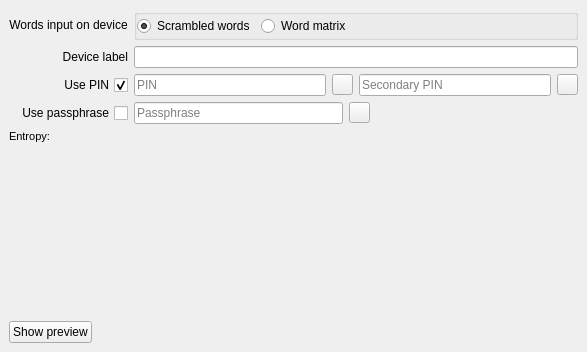
<?xml version="1.0" encoding="UTF-8"?>
<ui version="4.0">
 <class>WdgRecoverHw</class>
 <widget class="QWidget" name="WdgRecoverHw">
  <property name="geometry">
   <rect>
    <x>0</x>
    <y>0</y>
    <width>587</width>
    <height>352</height>
   </rect>
  </property>
  <property name="windowTitle">
   <string>Form</string>
  </property>
  <layout class="QVBoxLayout" name="verticalLayout_4">
   <property name="spacing">
    <number>6</number>
   </property>
   <property name="leftMargin">
    <number>0</number>
   </property>
   <property name="topMargin">
    <number>0</number>
   </property>
   <property name="rightMargin">
    <number>0</number>
   </property>
   <property name="bottomMargin">
    <number>0</number>
   </property>
   <item>
    <widget class="QStackedWidget" name="pages">
     <property name="currentIndex">
      <number>4</number>
     </property>
     <widget class="QWidget" name="page0">
      <layout class="QVBoxLayout" name="verticalLayout">
       <property name="spacing">
        <number>6</number>
       </property>
       <property name="leftMargin">
        <number>0</number>
       </property>
       <property name="topMargin">
        <number>0</number>
       </property>
       <property name="rightMargin">
        <number>0</number>
       </property>
       <property name="bottomMargin">
        <number>0</number>
       </property>
       <item>
        <widget class="QLabel" name="label_2">
         <property name="text">
          <string>&lt;b&gt;The source of the recovery seed&lt;/b&gt;</string>
         </property>
        </widget>
       </item>
       <item>
        <widget class="QGroupBox" name="gbSeedSource">
         <property name="title">
          <string/>
         </property>
         <property name="flat">
          <bool>false</bool>
         </property>
         <layout class="QVBoxLayout" name="verticalLayout_5">
          <property name="spacing">
           <number>8</number>
          </property>
          <property name="leftMargin">
           <number>6</number>
          </property>
          <property name="topMargin">
           <number>6</number>
          </property>
          <property name="rightMargin">
           <number>6</number>
          </property>
          <property name="bottomMargin">
           <number>6</number>
          </property>
          <item>
           <widget class="QRadioButton" name="rbSeedSourceHwScreen">
            <property name="text">
             <string>Recover from seed words using the hardware wallet screen (secure)</string>
            </property>
            <property name="checked">
             <bool>false</bool>
            </property>
           </widget>
          </item>
          <item>
           <widget class="QRadioButton" name="rbSeedSourceAppWords">
            <property name="text">
             <string>Recover from seed words using the app editor (convenient but insecure)</string>
            </property>
            <property name="checked">
             <bool>false</bool>
            </property>
           </widget>
          </item>
          <item>
           <widget class="QRadioButton" name="rbSeedSourceAppEntropy">
            <property name="text">
             <string>Recover from hexadecimal entropy (insecure)</string>
            </property>
           </widget>
          </item>
         </layout>
        </widget>
       </item>
       <item>
        <widget class="QLabel" name="lblActionTypeMessage">
         <property name="text">
          <string>...</string>
         </property>
         <property name="wordWrap">
          <bool>true</bool>
         </property>
        </widget>
       </item>
       <item>
        <spacer name="verticalSpacer_2">
         <property name="orientation">
          <enum>Qt::Vertical</enum>
         </property>
         <property name="sizeHint" stdset="0">
          <size>
           <width>20</width>
           <height>288</height>
          </size>
         </property>
        </spacer>
       </item>
      </layout>
     </widget>
     <widget class="QWidget" name="page1">
      <layout class="QVBoxLayout" name="verticalLayout_2">
       <property name="spacing">
        <number>6</number>
       </property>
       <property name="leftMargin">
        <number>0</number>
       </property>
       <property name="topMargin">
        <number>0</number>
       </property>
       <property name="rightMargin">
        <number>0</number>
       </property>
       <property name="bottomMargin">
        <number>0</number>
       </property>
       <item>
        <widget class="QLabel" name="label">
         <property name="text">
          <string>&lt;b&gt;The number of words for your recovery seed&lt;/b&gt;</string>
         </property>
        </widget>
       </item>
       <item>
        <widget class="QGroupBox" name="gbNumberOfMnemonicWords">
         <property name="title">
          <string/>
         </property>
         <layout class="QVBoxLayout" name="verticalLayout_8">
          <property name="spacing">
           <number>8</number>
          </property>
          <property name="leftMargin">
           <number>6</number>
          </property>
          <property name="topMargin">
           <number>6</number>
          </property>
          <property name="rightMargin">
           <number>6</number>
          </property>
          <property name="bottomMargin">
           <number>6</number>
          </property>
          <item>
           <widget class="QRadioButton" name="rbWordsCount24">
            <property name="text">
             <string>24</string>
            </property>
            <property name="checked">
             <bool>true</bool>
            </property>
           </widget>
          </item>
          <item>
           <widget class="QRadioButton" name="rbWordsCount18">
            <property name="text">
             <string>18</string>
            </property>
           </widget>
          </item>
          <item>
           <widget class="QRadioButton" name="rbWordsCount12">
            <property name="text">
             <string>12</string>
            </property>
           </widget>
          </item>
         </layout>
        </widget>
       </item>
       <item>
        <spacer name="verticalSpacer_3">
         <property name="orientation">
          <enum>Qt::Vertical</enum>
         </property>
         <property name="sizeHint" stdset="0">
          <size>
           <width>20</width>
           <height>310</height>
          </size>
         </property>
        </spacer>
       </item>
      </layout>
     </widget>
     <widget class="QWidget" name="page2">
      <layout class="QVBoxLayout" name="verticalLayout_6">
       <property name="spacing">
        <number>6</number>
       </property>
       <property name="leftMargin">
        <number>0</number>
       </property>
       <property name="topMargin">
        <number>0</number>
       </property>
       <property name="rightMargin">
        <number>0</number>
       </property>
       <property name="bottomMargin">
        <number>0</number>
       </property>
       <item>
        <widget class="QLabel" name="lblStep1HexEntropy">
         <property name="text">
          <string>&lt;b&gt;The hexadecimal entropy of the recovery seed&lt;/b&gt;</string>
         </property>
        </widget>
       </item>
       <item>
        <widget class="QLineEdit" name="edtHexEntropy">
         <property name="placeholderText">
          <string>32/24/16-byte hexadecimal string</string>
         </property>
        </widget>
       </item>
       <item>
        <spacer name="verticalSpacer_4">
         <property name="orientation">
          <enum>Qt::Vertical</enum>
         </property>
         <property name="sizeHint" stdset="0">
          <size>
           <width>20</width>
           <height>365</height>
          </size>
         </property>
        </spacer>
       </item>
      </layout>
     </widget>
     <widget class="QWidget" name="page3">
      <layout class="QVBoxLayout" name="verticalLayout_7">
       <property name="spacing">
        <number>6</number>
       </property>
       <property name="leftMargin">
        <number>0</number>
       </property>
       <property name="topMargin">
        <number>0</number>
       </property>
       <property name="rightMargin">
        <number>0</number>
       </property>
       <property name="bottomMargin">
        <number>0</number>
       </property>
       <item>
        <widget class="QLabel" name="lblStepWordListTitle">
         <property name="text">
          <string>&lt;b&gt;Enter the words of your recovery seed:&lt;/b&gt;</string>
         </property>
         <property name="wordWrap">
          <bool>true</bool>
         </property>
         <property name="openExternalLinks">
          <bool>true</bool>
         </property>
        </widget>
       </item>
      </layout>
     </widget>
     <widget class="QWidget" name="page4">
      <layout class="QVBoxLayout" name="verticalLayout_3">
       <item>
        <layout class="QGridLayout" name="gridLayout"/>
       </item>
       <item>
        <layout class="QGridLayout" name="gridLayout_2">
         <item row="2" column="1">
          <layout class="QHBoxLayout" name="horizontalLayout_3">
           <item>
            <widget class="QLineEdit" name="edtHwOptionsPIN">
             <property name="sizePolicy">
              <sizepolicy hsizetype="Expanding" vsizetype="Fixed">
               <horstretch>0</horstretch>
               <verstretch>0</verstretch>
              </sizepolicy>
             </property>
             <property name="layoutDirection">
              <enum>Qt::LeftToRight</enum>
             </property>
             <property name="echoMode">
              <enum>QLineEdit::Password</enum>
             </property>
             <property name="placeholderText">
              <string>PIN</string>
             </property>
            </widget>
           </item>
           <item>
            <widget class="QToolButton" name="btnShowPIN">
             <property name="sizePolicy">
              <sizepolicy hsizetype="Fixed" vsizetype="Fixed">
               <horstretch>0</horstretch>
               <verstretch>0</verstretch>
              </sizepolicy>
             </property>
             <property name="minimumSize">
              <size>
               <width>21</width>
               <height>21</height>
              </size>
             </property>
             <property name="maximumSize">
              <size>
               <width>21</width>
               <height>21</height>
              </size>
             </property>
             <property name="toolTip">
              <string>Show PIN</string>
             </property>
             <property name="text">
              <string/>
             </property>
            </widget>
           </item>
           <item>
            <widget class="QLineEdit" name="edtSecondaryPIN">
             <property name="toolTip">
              <string>&lt;html&gt;&lt;head/&gt;&lt;body&gt;&lt;p&gt;This PIN will be used to activate passphrase saved in your Ledger Nano S.&lt;/p&gt;&lt;/body&gt;&lt;/html&gt;</string>
             </property>
             <property name="echoMode">
              <enum>QLineEdit::Password</enum>
             </property>
             <property name="placeholderText">
              <string>Secondary PIN</string>
             </property>
            </widget>
           </item>
           <item>
            <widget class="QToolButton" name="btnShowSecondaryPIN">
             <property name="sizePolicy">
              <sizepolicy hsizetype="Fixed" vsizetype="Fixed">
               <horstretch>0</horstretch>
               <verstretch>0</verstretch>
              </sizepolicy>
             </property>
             <property name="minimumSize">
              <size>
               <width>21</width>
               <height>21</height>
              </size>
             </property>
             <property name="maximumSize">
              <size>
               <width>21</width>
               <height>21</height>
              </size>
             </property>
             <property name="toolTip">
              <string>Show secondary PIN</string>
             </property>
             <property name="text">
              <string/>
             </property>
            </widget>
           </item>
          </layout>
         </item>
         <item row="3" column="0">
          <widget class="QCheckBox" name="chbUsePassphrase">
           <property name="sizePolicy">
            <sizepolicy hsizetype="Minimum" vsizetype="Fixed">
             <horstretch>0</horstretch>
             <verstretch>0</verstretch>
            </sizepolicy>
           </property>
           <property name="whatsThis">
            <string>&lt;html&gt;&lt;head/&gt;&lt;body&gt;&lt;p&gt;Check the link attached &amp;lt;a href=&amp;quot;dash.org&amp;quot;&amp;gt;dash.org&amp;lt;/a&amp;gt;&lt;/p&gt;&lt;/body&gt;&lt;/html&gt;</string>
           </property>
           <property name="layoutDirection">
            <enum>Qt::RightToLeft</enum>
           </property>
           <property name="text">
            <string notr="true">Use passphrase</string>
           </property>
          </widget>
         </item>
         <item row="2" column="0">
          <widget class="QCheckBox" name="chbUsePIN">
           <property name="layoutDirection">
            <enum>Qt::RightToLeft</enum>
           </property>
           <property name="text">
            <string>Use PIN</string>
           </property>
           <property name="checked">
            <bool>true</bool>
           </property>
          </widget>
         </item>
         <item row="1" column="1">
          <layout class="QHBoxLayout" name="horizontalLayout">
           <item>
            <widget class="QLineEdit" name="edtDeviceLabel">
             <property name="placeholderText">
              <string/>
             </property>
            </widget>
           </item>
          </layout>
         </item>
         <item row="1" column="0">
          <widget class="QLabel" name="lblDeviceLabel">
           <property name="text">
            <string>Device label</string>
           </property>
           <property name="alignment">
            <set>Qt::AlignRight|Qt::AlignTrailing|Qt::AlignVCenter</set>
           </property>
          </widget>
         </item>
         <item row="3" column="1">
          <layout class="QHBoxLayout" name="horizontalLayout_4">
           <item>
            <widget class="QLineEdit" name="edtPassphrase">
             <property name="toolTip">
              <string>&lt;html&gt;&lt;head/&gt;&lt;body&gt;&lt;p&gt;This passphrase (if used) will be saved in your Ledger Nano S device and will be secured with the secondary PIN .&lt;/p&gt;&lt;/body&gt;&lt;/html&gt;</string>
             </property>
             <property name="echoMode">
              <enum>QLineEdit::Password</enum>
             </property>
             <property name="placeholderText">
              <string>Passphrase</string>
             </property>
            </widget>
           </item>
           <item>
            <widget class="QToolButton" name="btnShowPassphrase">
             <property name="minimumSize">
              <size>
               <width>21</width>
               <height>21</height>
              </size>
             </property>
             <property name="maximumSize">
              <size>
               <width>21</width>
               <height>21</height>
              </size>
             </property>
             <property name="toolTip">
              <string>Show passphrase</string>
             </property>
             <property name="text">
              <string/>
             </property>
            </widget>
           </item>
           <item>
            <spacer name="horizontalSpacer_2">
             <property name="orientation">
              <enum>Qt::Horizontal</enum>
             </property>
             <property name="sizeHint" stdset="0">
              <size>
               <width>40</width>
               <height>20</height>
              </size>
             </property>
            </spacer>
           </item>
          </layout>
         </item>
         <item row="0" column="0">
          <widget class="QLabel" name="lblDeviceWordsInputType">
           <property name="text">
            <string>Words input on device</string>
           </property>
           <property name="alignment">
            <set>Qt::AlignCenter</set>
           </property>
          </widget>
         </item>
         <item row="0" column="1">
          <widget class="QGroupBox" name="gbDeviceWordsInputType">
           <layout class="QHBoxLayout" name="horizontalLayout_2">
            <property name="leftMargin">
             <number>0</number>
            </property>
            <property name="topMargin">
             <number>0</number>
            </property>
            <property name="rightMargin">
             <number>0</number>
            </property>
            <property name="bottomMargin">
             <number>0</number>
            </property>
            <item>
             <widget class="QRadioButton" name="rbScrambledWords">
              <property name="layoutDirection">
               <enum>Qt::LeftToRight</enum>
              </property>
              <property name="text">
               <string>Scrambled words</string>
              </property>
              <property name="checked">
               <bool>true</bool>
              </property>
             </widget>
            </item>
            <item>
             <widget class="QRadioButton" name="rbWordsMatrix">
              <property name="layoutDirection">
               <enum>Qt::LeftToRight</enum>
              </property>
              <property name="text">
               <string>Word matrix</string>
              </property>
              <property name="checked">
               <bool>false</bool>
              </property>
             </widget>
            </item>
            <item>
             <spacer name="horizontalSpacer">
              <property name="orientation">
               <enum>Qt::Horizontal</enum>
              </property>
              <property name="sizeHint" stdset="0">
               <size>
                <width>40</width>
                <height>20</height>
               </size>
              </property>
             </spacer>
            </item>
           </layout>
          </widget>
         </item>
        </layout>
       </item>
       <item>
        <widget class="QLabel" name="lblOptionsEntropy">
         <property name="styleSheet">
          <string notr="true">font-size:11px</string>
         </property>
         <property name="text">
          <string>Entropy:</string>
         </property>
         <property name="wordWrap">
          <bool>true</bool>
         </property>
         <property name="openExternalLinks">
          <bool>true</bool>
         </property>
         <property name="textInteractionFlags">
          <set>Qt::LinksAccessibleByMouse|Qt::TextSelectableByKeyboard|Qt::TextSelectableByMouse</set>
         </property>
        </widget>
       </item>
       <item>
        <spacer name="verticalSpacer">
         <property name="orientation">
          <enum>Qt::Vertical</enum>
         </property>
         <property name="sizeHint" stdset="0">
          <size>
           <width>20</width>
           <height>293</height>
          </size>
         </property>
        </spacer>
       </item>
       <item>
        <widget class="QPushButton" name="btnPreviewAddresses">
         <property name="sizePolicy">
          <sizepolicy hsizetype="Maximum" vsizetype="Fixed">
           <horstretch>0</horstretch>
           <verstretch>0</verstretch>
          </sizepolicy>
         </property>
         <property name="layoutDirection">
          <enum>Qt::LeftToRight</enum>
         </property>
         <property name="text">
          <string>Show preview</string>
         </property>
         <property name="autoDefault">
          <bool>false</bool>
         </property>
        </widget>
       </item>
      </layout>
     </widget>
    </widget>
   </item>
  </layout>
 </widget>
 <resources/>
 <connections/>
</ui>
